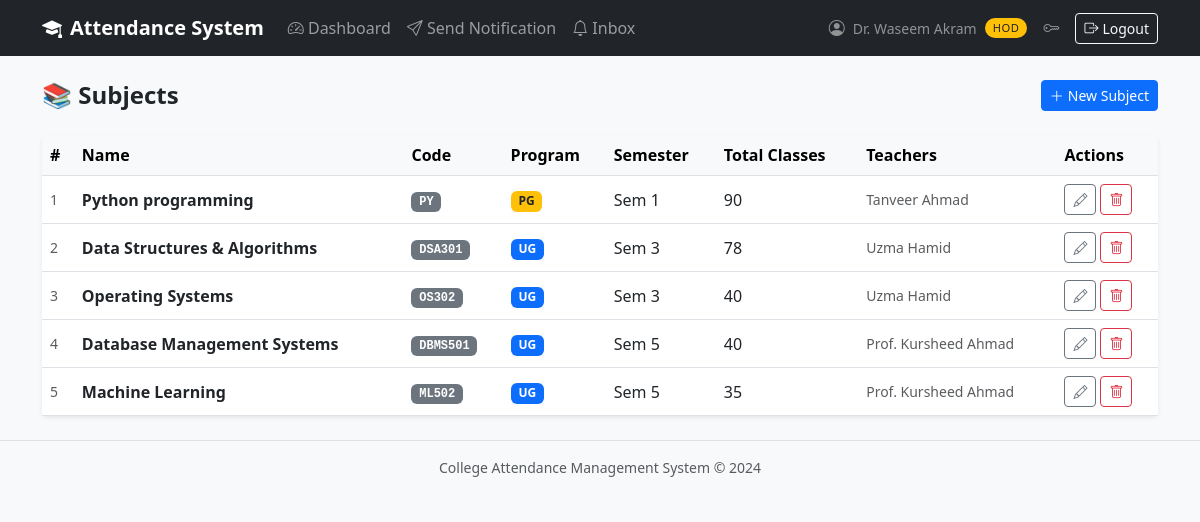
The app's page /hod/subjects (signed in), older data.
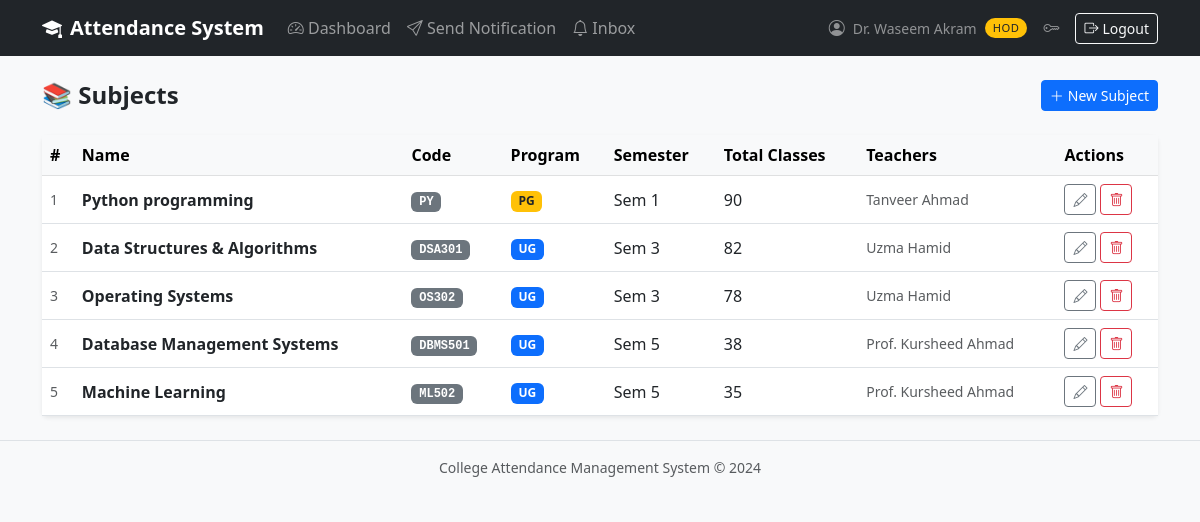
The same page, newer data.
### app/models/subject.py (models this page shows, shortened)
class Subject(db.Model):
    __tablename__ = 'subjects'
    id = db.Column(db.Integer, primary_key=True)
    department_id = db.Column(db.Integer, db.ForeignKey('departments.id'),
                              nullable=False)
    name = db.Column(db.String(100), nullable=False)
    code = db.Column(db.String(15), unique=True, nullable=False)
    semester     = db.Column(db.Integer, nullable=False)
    program_type = db.Column(db.String(5), nullable=False, default='UG')
    total_classes = db.Column(db.Integer, default=0, nullable=False)
    is_active  = db.Column(db.Boolean, default=True, nullable=False)
    created_at = db.Column(db.DateTime, default=datetime.utcnow, nullable=False)
    department = db.relationship('Department', back_populates='subjects')
    teachers   = db.relationship('Teacher', secondary=teacher_subjects,
                                 back_populates='subjects', lazy='dynamic')
    attendance_records = db.relationship('Attendance', back_populates='subject',
                                         lazy='dynamic',
                                         cascade='all, delete-orphan')

### app/routes/hod.py (the view)
@hod_bp.route('/subjects')
@login_required
@hod_required
def list_subjects():
    subjects = get_dept_subjects(current_user)
    return render_template('hod/subjects.html',
                           subjects=subjects, title='My Subjects')

### app/models/teacher.py (called while the page is built)
    @property
    def full_name(self):
        return self.user.full_name if self.user else 'Unknown'

### app/models/user.py (called while the page is built)
    @property
    def is_principal(self):
        return self.role == Role.PRINCIPAL

    @property
    def is_hod(self):
        return self.role == Role.HOD

    @property
    def full_name(self):
        return f"{self.first_name} {self.last_name}"

### app/services/hod_service.py (called while the page is built)
def _get_hod_teacher(hod_user):
    return Teacher.query.filter_by(user_id=hod_user.id, is_hod=True).first()

def get_dept_subjects(hod_user, semester=None, program_type=None):
    hod = _get_hod_teacher(hod_user)
    if not hod:
        return []
    q = Subject.query.filter_by(
        department_id=hod.department_id,
        is_active=True
    )
    if semester:
        q = q.filter_by(semester=semester)
    if program_type:
        q = q.filter_by(program_type=program_type)
    return q.order_by(Subject.semester, Subject.name).all()

### app/templates/hod/subjects.html (shortened to what this page needs)
{% extends "shared/base.html" %}
{% block content %}
<div class="d-flex justify-content-between align-items-center mb-4">
    <h4 class="fw-bold mb-0">📚 Subjects</h4>
    <a href="{{ url_for('hod.create_subject_view') }}" class="btn btn-primary btn-sm">
        <i class="bi bi-plus-lg me-1"></i>New Subject
    </a>
</div>
<div class="card border-0 shadow-sm">
    <div class="table-responsive">
        <table class="table table-hover align-middle mb-0">
            <thead class="table-light">
                <tr>
                    <th>#</th><th>Name</th><th>Code</th>
                    <th>Program</th><th>Semester</th>
                    <th>Total Classes</th><th>Teachers</th><th>Actions</th>
                </tr>
            </thead>
            <tbody>
            {% for subject in subjects %}
                <tr>
                    <td class="text-muted small">{{ loop.index }}</td>
                    <td class="fw-semibold">{{ subject.name }}</td>
                    <td><span class="badge bg-secondary font-monospace">{{ subject.code }}</span></td>
                    <td>
                        <span class="badge {{ 'bg-primary' if subject.program_type == 'UG' else 'bg-warning text-dark' }}">
                            {{ subject.program_type }}
                        </span>
                    </td>
                    <td>Sem {{ subject.semester }}</td>
                    <td>{{ subject.total_classes }}</td>
                    <td class="small text-muted">
                        {% set tlist = subject.teachers.all() %}
                        {{ tlist | map(attribute='full_name') | join(', ') or 'None' }}
                    </td>
                    <td>
                        <div class="d-flex gap-1">
                            <a href="{{ url_for('hod.edit_subject', subject_id=subject.id) }}"
                               class="btn btn-sm btn-outline-secondary">
                                <i class="bi bi-pencil"></i>
                            </a>
                            <form method="POST"
                                  action="{{ url_for('hod.deactivate_subject_view', subject_id=subject.id) }}"
                                  onsubmit="return confirm('Deactivate {{ subject.name }}?')">
                                <button class="btn btn-sm btn-outline-danger">
                                    <i class="bi bi-trash"></i>
                                </button>
                            </form>
                        </div>
                    </td>
                </tr>
            {% endfor %}
            </tbody>
        </table>
    </div>
</div>
{% endblock %}

Row changes from the older to the newer data that the page shows:
changed Subject "Data Structures & Algorithms": total_classes "78" → "82"
changed Subject "Operating Systems": total_classes "40" → "78"
changed Subject "Database Management Systems": total_classes "40" → "38"
